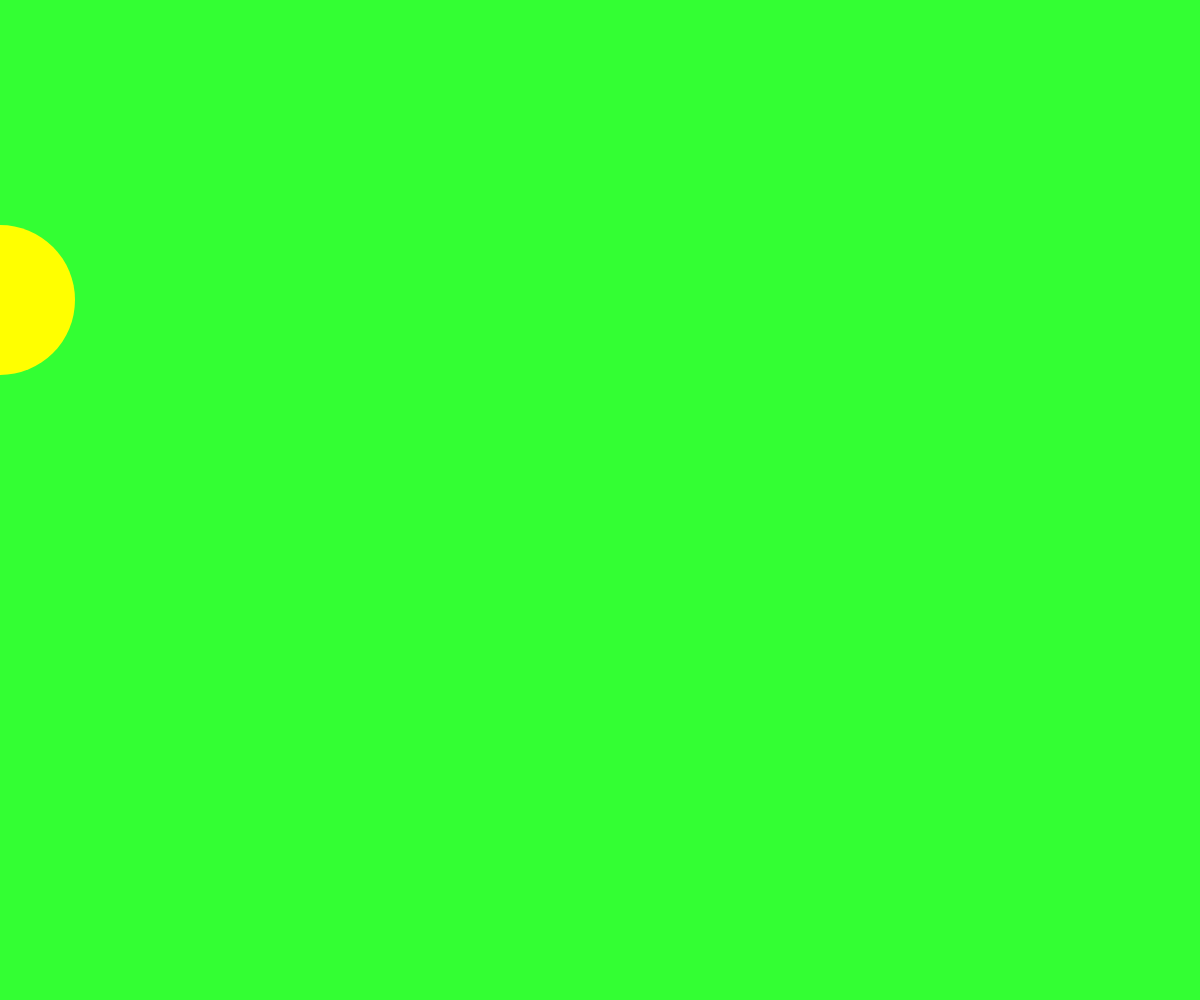
Frame 1 (no input)
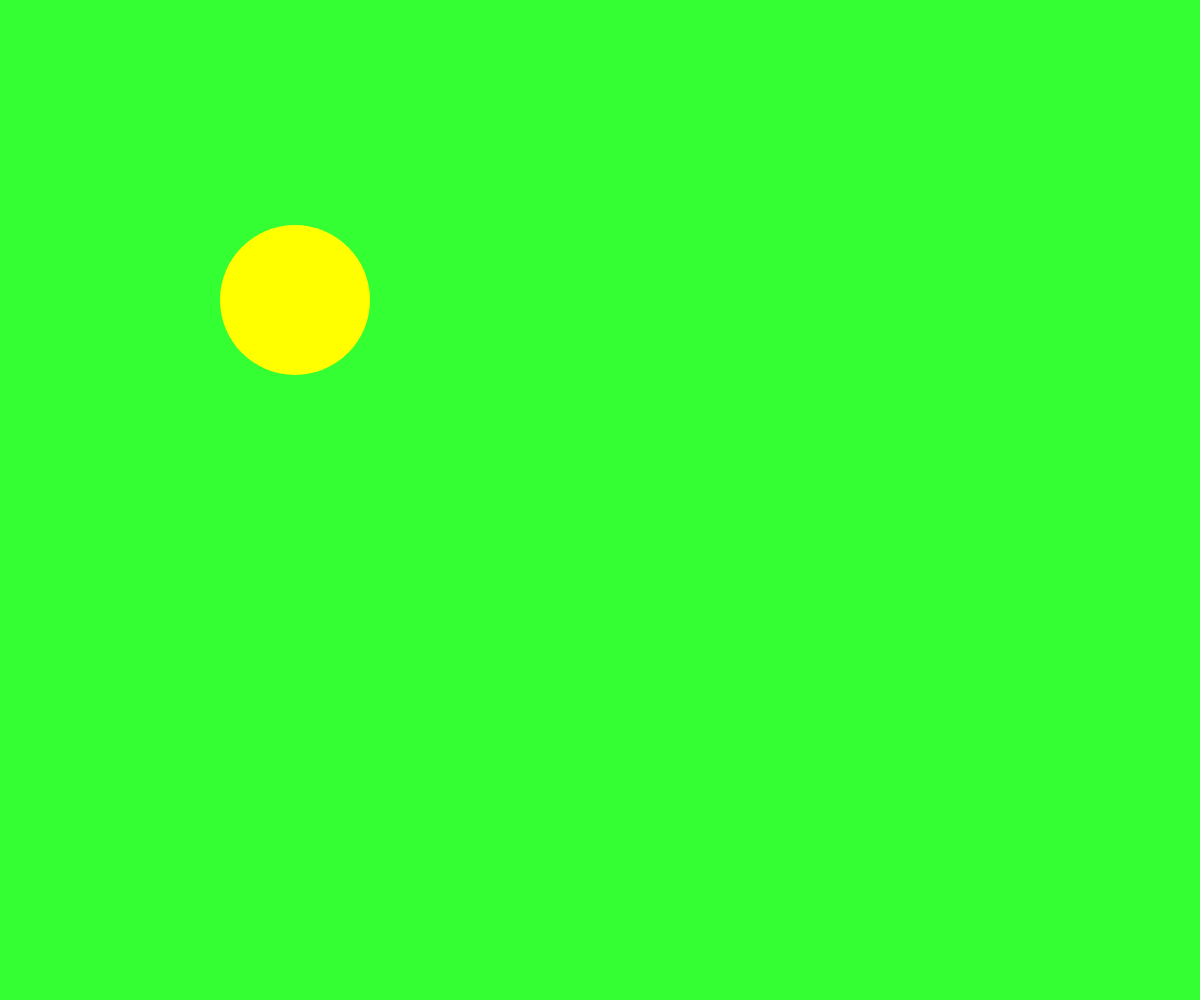
Frame 60 (no input)
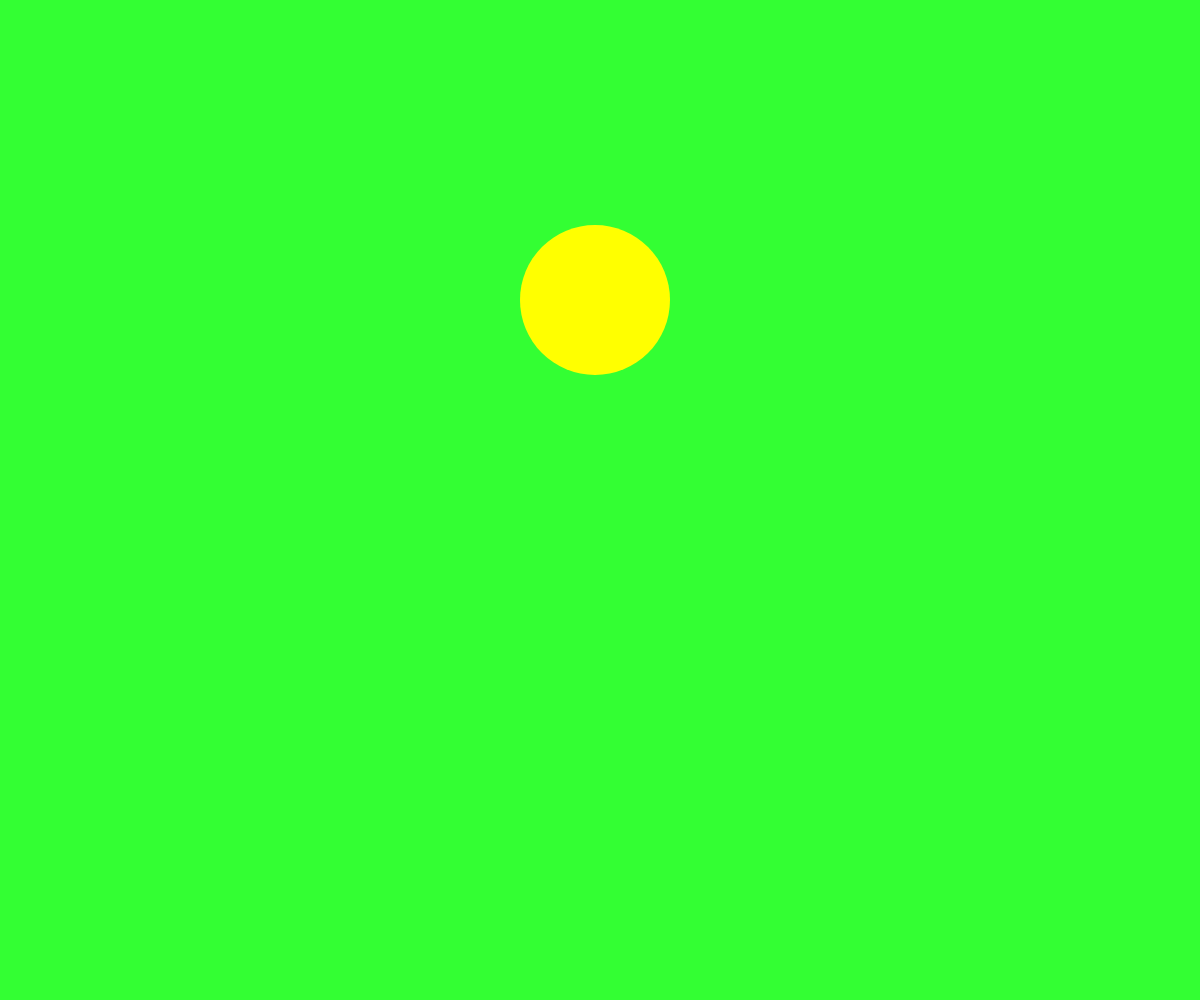
Frame 120 (the mouse pressed at the canvas centre since frame 60)

The p5.js sketch that drew these frames (run headless with seeded random() and noise() and a simulated clock; from frame 60 on, the mouse is pressed at the canvas centre):

// p5.js sketch
// ── sketch.js
var speed = 5;
var circleX;
function setup() {
  createCanvas(windowWidth, windowHeight)
  noStroke()
  fill(255, 255, 0)
  circleX = 0;
}

function draw() {
  background('#33FF33')
  ellipse(circleX, 300, 150, 150)
  circleX = circleX + speed;

  if(circleX >= windowWidth){
    speed = -speed;
    fill(random(255), random(255), random(255));
  } else if(circleX <= 0){
    speed = -speed;
    fill(random(255), random(255), random(255));
  }
}
